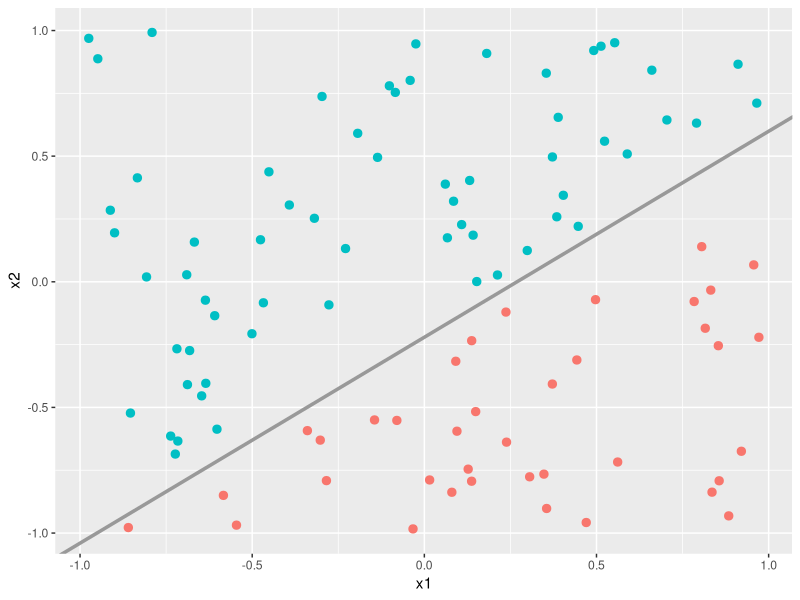
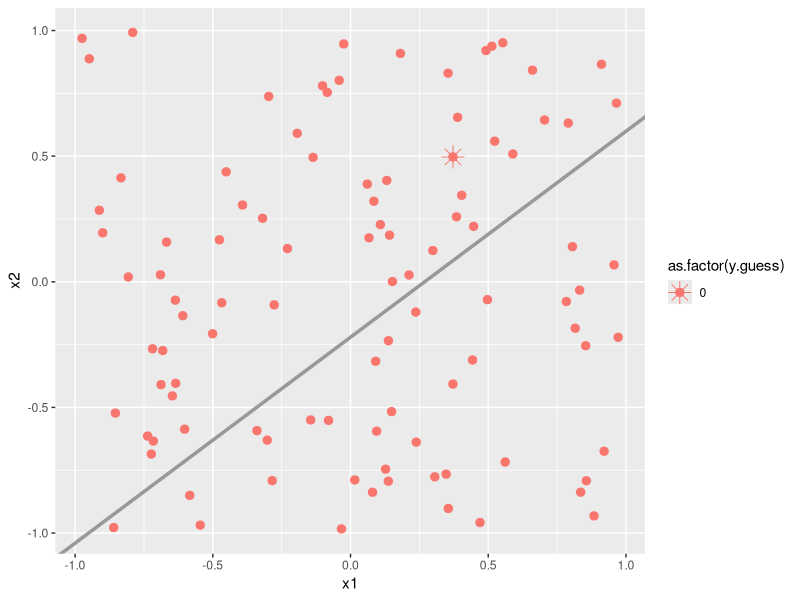
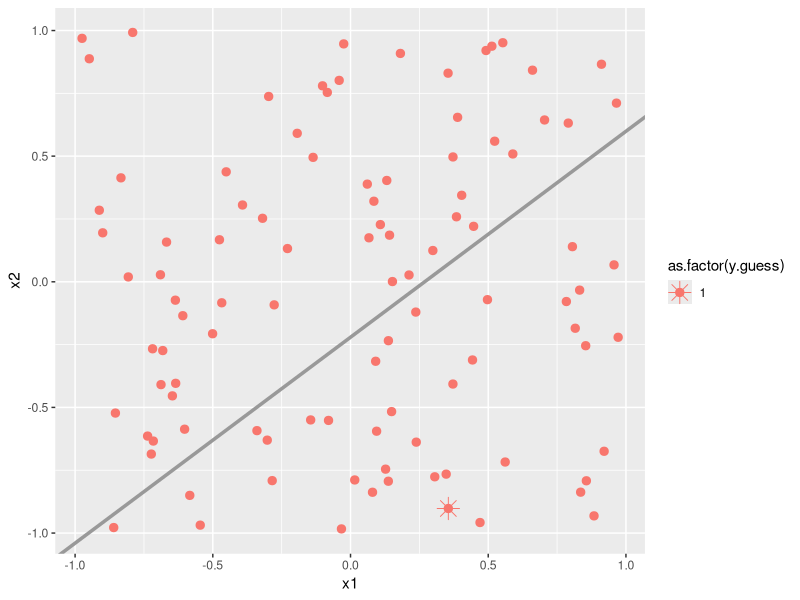
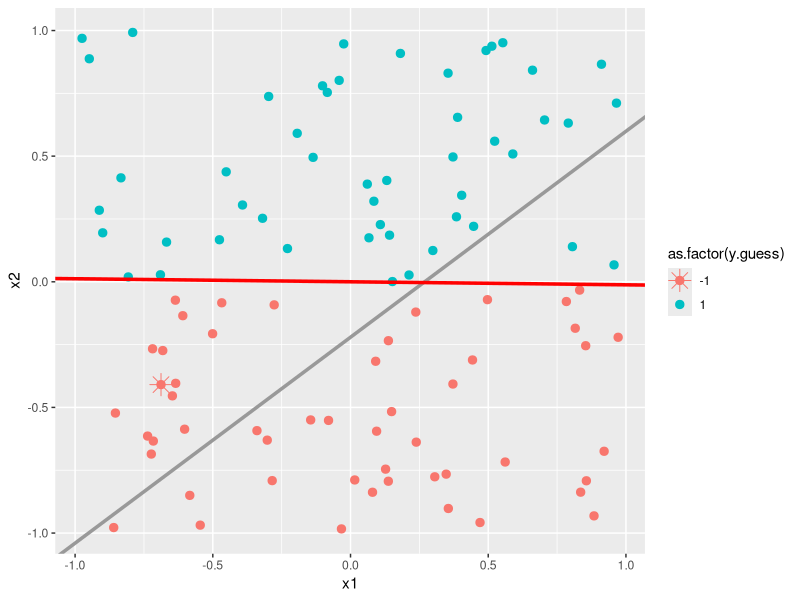
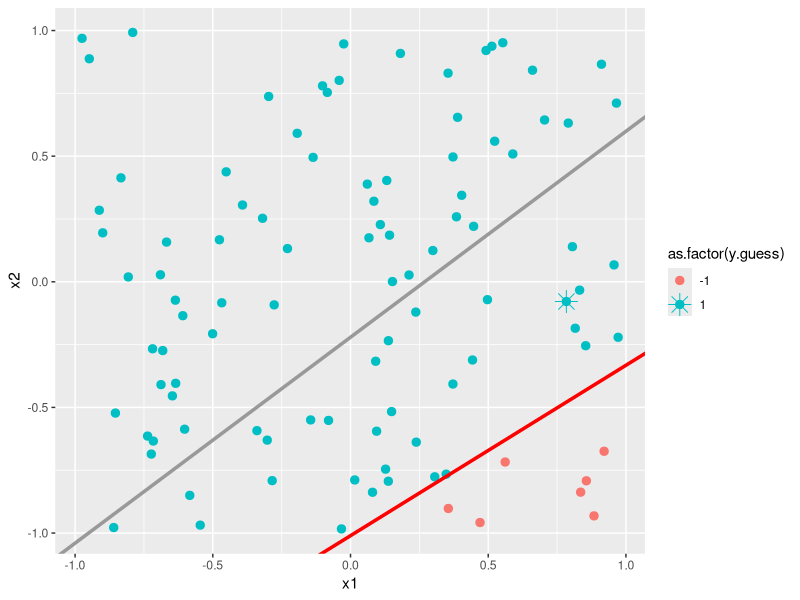
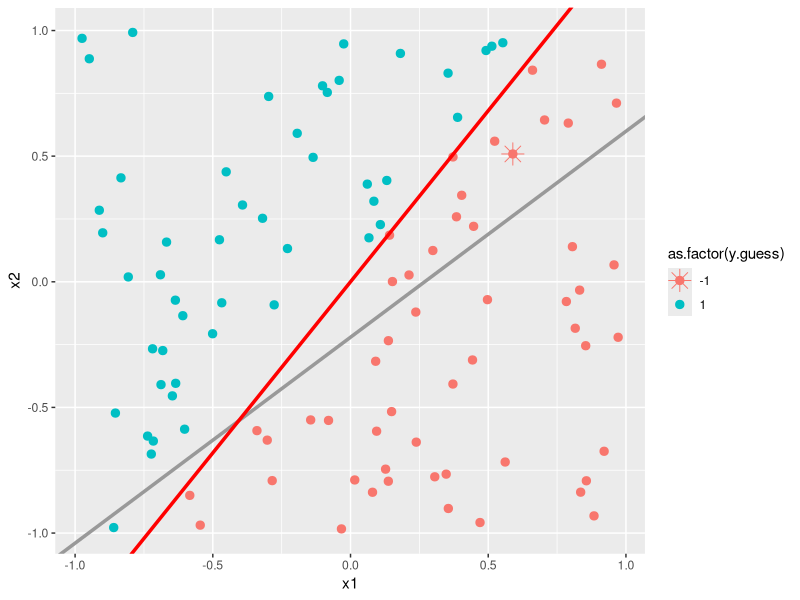
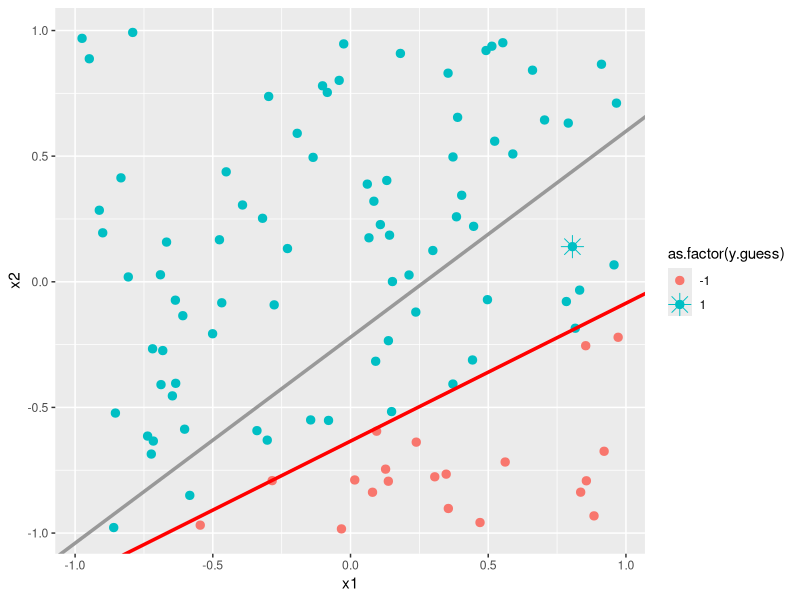
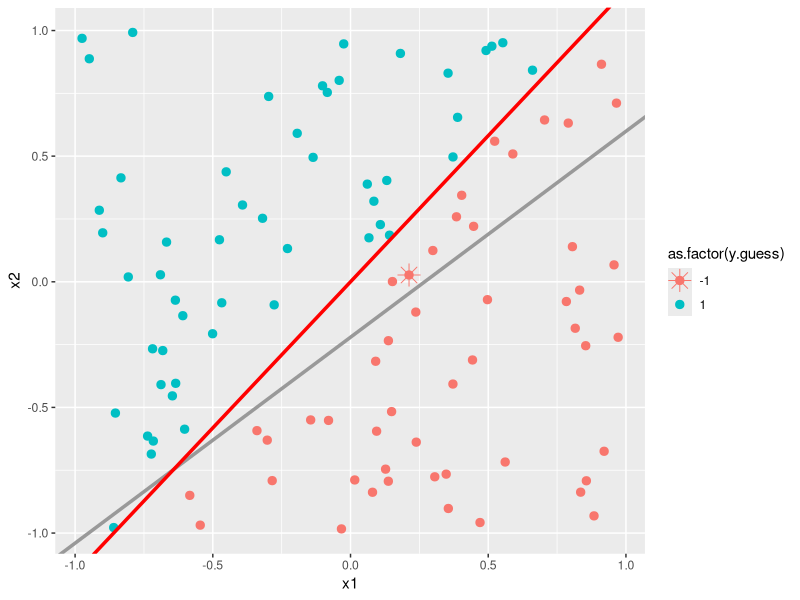

Source code (R) for these figures, in order: (Note: this script raises an error after producing the figures.)
# HW1 - Perceptron
# Lauren Steely
# Generates a dataset and runs the perceptron algorithm to completion one time

library(tidyverse)

# FUNCTION isLeft ---------------------------------------------------------

# Returns +1 if pt (cx, cy) is to left of line defined by (a[1], a[2]) and (b[1], b[2]), -1 otherwise

isLeft <- function(a, b, cx, cy) {
  ifelse(((b[1] - a[1]) * (cy - a[2]) - (b[2] - a[2]) * (cx - a[1])) > 0, +1, -1) # examine sign of AC x AB
  }

# PERCEPTRON --------------------------------------------------------------

  n <- 100      # number of observations
  
  # Generate input data x

  x <- data.frame(x0 = rep(1, n), x1 = runif(n, -1, 1), x2 = runif(n, -1, 1)) # generate x from uniform dist {-1, 1}

  # Choose a target function as a random line in the plane passing through p1 and p2.
  # This will create a linear separation between the data.

  p1 <- runif(2, -1, 1) # first point
  p2 <- runif(2, -1, 1) # second point
  m <- (p1[2] - p2[2]) / (p1[1] - p2[1]) # slope of line
  b <- p1[2] - p1[1] * m # y-intercept of line
  x$y <- isLeft(p1, p2, x$x1, x$x2) # Apply target function to input points to generate y

  # Plot the data

  inputplot <- ggplot(x, aes(x1, x2, color = as.factor(y))) + geom_point(size=2.5) +
   geom_abline(slope = m, intercept = b, size = 1.2, color = "gray60") +
    theme(legend.position="none")
  inputplot

  # Initialize y, x, and w matrices

  y <- x$y # convert y to a vector
  y.guess <- rep(1, n) # initialize vector of predictions
  x.mat <- matrix(c(x$x0, x$x1, x$x2), nrow = 3, ncol = n, byrow = T) # convert x df to matrix (observations -> columns, factors -> rows)
  w <- c(0, 0, 0) # initialize vector of weights

  # Implement the Perceptron algorithm

  w.history <- data.frame(w0 = 0, w1 = 0, w2 = 0)
  iterations <- 1 # initialize the iterations counter for this run
  repeat {

    # Predict new y values using weights w

    for (i in 1:n) {
      y.guess[i] <- sign(x.mat[,i] %*% w) # for each observation x(i), compute y.guess as dot product of x and w
    }

    # Choose a point randomly from the set of misclassified points
    
    if (!identical(y.guess, y)) {
      j <- sample(which(y.guess != y), 1) # randomly select a j for which y.guess[j] != y[j]
    }
    
    # Redraw the graph
    
    x$y.guess <- y.guess
    inputplot <- ggplot(x, aes(x1, x2, color = as.factor(y.guess))) + geom_point(size=2.5) +
      geom_abline(slope = m, intercept = b, size = 1.2, color = "gray60") +
      geom_point(data = x[j,], aes(x1, x2), shape=8, size=5) +
      geom_abline(slope = -w[2]/w[3], intercept = -w[1]/w[3], size = 1.2, color = "red")
    ggsave(inputplot, file=paste0("inputplot", iterations, ".png"), device="png")
    
    if (identical(y.guess, y)) break # repeat until y.guess == y
  
    # Update the weight vector

    w <- w + y[j] * x.mat[,j] # y[j] is +1 or -1

    # Update state variables
    
    iterations <- iterations + 1
    w.history <- rbind(w.history, w)
  }

cat("\nCompleted", maxruns, "runs of n =", n, "points with an average of", round(mean(iterations), 0), "iterations per run.\n")

w.history$i <- 1:iterations
ggplot(w.history, aes(i, w1)) + geom_line(size=1, color = "darkred") +
  geom_line(data=w.history, aes(i, w2), size=1, color = "darkblue")
ggsave("convergence.png")

